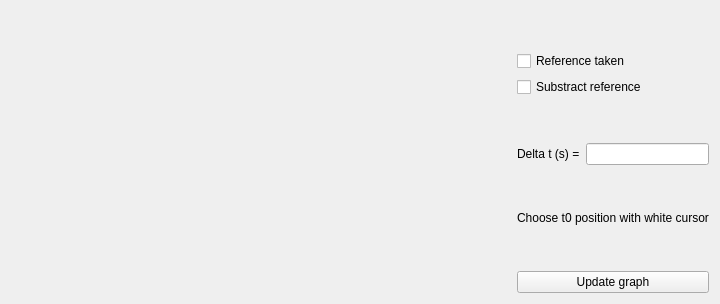
           <widget class="QWidget" name="timeAnalysis_2">
            <attribute name="title">
             <string>Time calbration</string>
            </attribute>
            <layout class="QHBoxLayout" name="horizontalLayout_9">
             <item>
              <widget class="QWidget" name="widget_4" native="true">
               <property name="sizePolicy">
                <sizepolicy hsizetype="Expanding" vsizetype="Preferred">
                 <horstretch>0</horstretch>
                 <verstretch>0</verstretch>
                </sizepolicy>
               </property>
               <property name="minimumSize">
                <size>
                 <width>500</width>
                 <height>0</height>
                </size>
               </property>
               <layout class="QVBoxLayout" name="scanRaw"/>
              </widget>
             </item>
             <item>
              <layout class="QGridLayout" name="gridLayout_6">
               <item row="6" column="0" colspan="3">
                <widget class="QLabel" name="label_13">
                 <property name="sizePolicy">
                  <sizepolicy hsizetype="Minimum" vsizetype="Minimum">
                   <horstretch>0</horstretch>
                   <verstretch>0</verstretch>
                  </sizepolicy>
                 </property>
                 <property name="text">
                  <string>Choose t0 position with white cursor</string>
                 </property>
                 <property name="alignment">
                  <set>Qt::AlignLeading|Qt::AlignLeft|Qt::AlignVCenter</set>
                 </property>
                </widget>
               </item>
               <item row="4" column="0">
                <widget class="QLabel" name="label_14">
                 <property name="text">
                  <string>Delta t (s) =</string>
                 </property>
                </widget>
               </item>
               <item row="4" column="1" colspan="2">
                <widget class="QLineEdit" name="deltat"/>
               </item>
               <item row="2" column="0" colspan="3">
                <widget class="QCheckBox" name="ref_substract">
                 <property name="text">
                  <string>Substract reference</string>
                 </property>
                </widget>
               </item>
               <item row="1" column="0" colspan="3">
                <widget class="QCheckBox" name="ref_onoff">
                 <property name="text">
                  <string>Reference taken</string>
                 </property>
                </widget>
               </item>
               <item row="5" column="0" colspan="3">
                <spacer name="verticalSpacer_6">
                 <property name="orientation">
                  <enum>Qt::Vertical</enum>
                 </property>
                 <property name="sizeHint" stdset="0">
                  <size>
                   <width>20</width>
                   <height>40</height>
                  </size>
                 </property>
                </spacer>
               </item>
               <item row="3" column="0" colspan="3">
                <spacer name="verticalSpacer_5">
                 <property name="orientation">
                  <enum>Qt::Vertical</enum>
                 </property>
                 <property name="sizeHint" stdset="0">
                  <size>
                   <width>20</width>
                   <height>40</height>
                  </size>
                 </property>
                </spacer>
               </item>
               <item row="0" column="0" colspan="3">
                <spacer name="verticalSpacer_4">
                 <property name="orientation">
                  <enum>Qt::Vertical</enum>
                 </property>
                 <property name="sizeHint" stdset="0">
                  <size>
                   <width>20</width>
                   <height>40</height>
                  </size>
                 </property>
                </spacer>
               </item>
               <item row="8" column="0" colspan="3">
                <widget class="QPushButton" name="updateGraph">
                 <property name="text">
                  <string>Update graph</string>
                 </property>
                </widget>
               </item>
               <item row="7" column="0" colspan="3">
                <spacer name="verticalSpacer_2">
                 <property name="orientation">
                  <enum>Qt::Vertical</enum>
                 </property>
                 <property name="sizeHint" stdset="0">
                  <size>
                   <width>20</width>
                   <height>40</height>
                  </size>
                 </property>
                </spacer>
               </item>
              </layout>
             </item>
            </layout>
           </widget>
